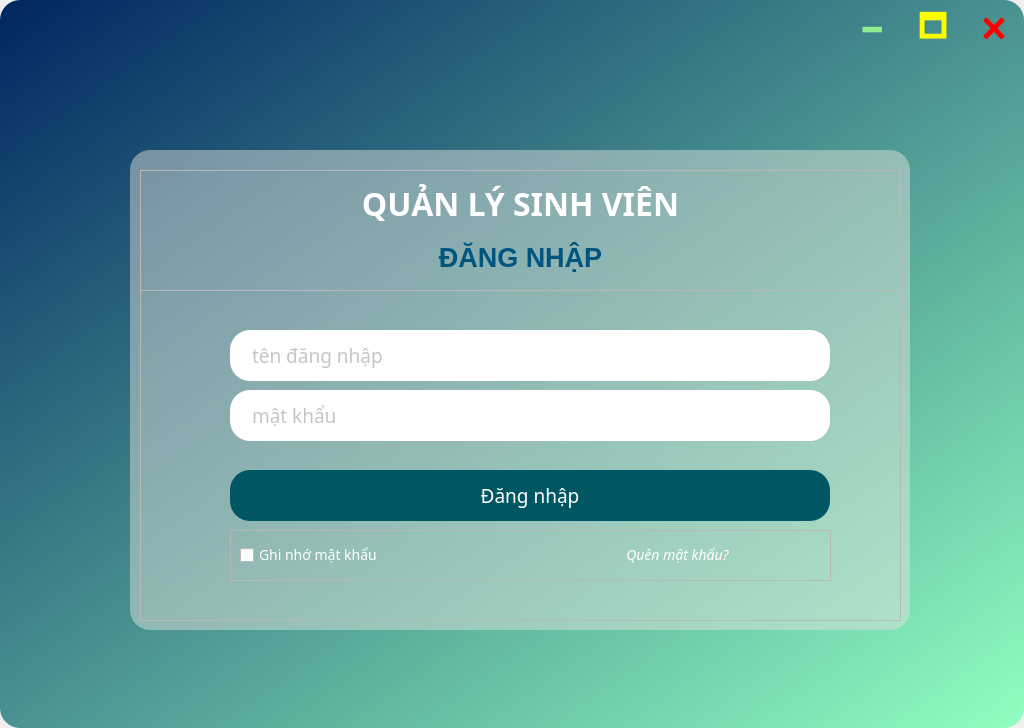
<?xml version="1.0" encoding="UTF-8"?>
<ui version="4.0">
 <class>windowUI_login</class>
 <widget class="QMainWindow" name="windowUI_login">
  <property name="geometry">
   <rect>
    <x>0</x>
    <y>0</y>
    <width>1024</width>
    <height>728</height>
   </rect>
  </property>
  <property name="minimumSize">
   <size>
    <width>1024</width>
    <height>728</height>
   </size>
  </property>
  <property name="maximumSize">
   <size>
    <width>1024</width>
    <height>728</height>
   </size>
  </property>
  <property name="focusPolicy">
   <enum>Qt::NoFocus</enum>
  </property>
  <property name="windowTitle">
   <string>Quản lý sinh viên</string>
  </property>
  <widget class="QWidget" name="centralwidget">
   <property name="styleSheet">
    <string notr="true">QWidget#centralwidget{
background-color: qlineargradient(spread:pad, x1:1, y1:1, x2:0, y2:0, stop:0 #92FFC0, stop:1 #002661);
	border-radius: 20px;
}

QFrame#frame_parent{	
	margin: 10px;
	border-radius: 20px;
	background-color: rgba(225, 228, 221, 120)
}

QLineEdit{
	min-height: 45px;
	border-radius: 20px;
	background-color: #FFFFFF;
	padding-left: 20px;
	color: rgb(140, 140, 140);
}

QLineEdit:hover{
	border: 2px solid rgb(139, 142, 139);
}

QPushButton#pushButton_login{
	min-height: 45px;
	border-radius: 20px;
	background-color: #005662;
	color: #FFFFFF;
}

QPushButton#pushButton_login:hover{
	border: 2px solid rgb(255, 255, 255);
}

QCheckBox{
	font-size: 14px;
	color: #FFFFFF;
}

QLabel{
	color: rgb(95, 94, 108);
}

QPushButton#pushButton_forgot{
	border: 0px;
	font-style: italic;
	font-size: 14px;
	color: #FFFFFF;
}
</string>
   </property>
   <widget class="QFrame" name="frame_bottom">
    <property name="geometry">
     <rect>
      <x>0</x>
      <y>60</y>
      <width>1024</width>
      <height>671</height>
     </rect>
    </property>
    <widget class="QFrame" name="frame_parent">
     <property name="geometry">
      <rect>
       <x>120</x>
       <y>80</y>
       <width>800</width>
       <height>500</height>
      </rect>
     </property>
     <property name="styleSheet">
      <string notr="true"/>
     </property>
     <property name="frameShape">
      <enum>QFrame::StyledPanel</enum>
     </property>
     <property name="frameShadow">
      <enum>QFrame::Raised</enum>
     </property>
     <widget class="QFrame" name="frame_title">
      <property name="geometry">
       <rect>
        <x>20</x>
        <y>30</y>
        <width>761</width>
        <height>121</height>
       </rect>
      </property>
      <property name="frameShape">
       <enum>QFrame::StyledPanel</enum>
      </property>
      <property name="frameShadow">
       <enum>QFrame::Raised</enum>
      </property>
      <layout class="QVBoxLayout" name="verticalLayout">
       <item>
        <widget class="QLabel" name="label_title">
         <property name="font">
          <font>
           <family>Segoe UI Light</family>
           <pointsize>-1</pointsize>
          </font>
         </property>
         <property name="autoFillBackground">
          <bool>false</bool>
         </property>
         <property name="styleSheet">
          <string notr="true">color:rgb(255,255,255);
font-family: 'Segoe UI Light', 'Segoe UI', Arial, sans-serif;
font-size:20px;
</string>
         </property>
         <property name="text">
          <string>&lt;html&gt;&lt;head/&gt;&lt;body&gt;&lt;p align=&quot;center&quot;&gt;&lt;span style=&quot; font-size:24pt; font-weight:600;&quot;&gt;QUẢN LÝ SINH VIÊN&lt;/span&gt;&lt;/p&gt;&lt;/body&gt;&lt;/html&gt;</string>
         </property>
        </widget>
       </item>
       <item>
        <widget class="QLabel" name="label_login">
         <property name="font">
          <font>
           <family>Segoe UI</family>
           <pointsize>20</pointsize>
          </font>
         </property>
         <property name="styleSheet">
          <string notr="true">color:rgb(255,255,255);</string>
         </property>
         <property name="text">
          <string>&lt;html&gt;&lt;head/&gt;&lt;body&gt;&lt;p align=&quot;center&quot;&gt;&lt;span style=&quot; font-weight:600; color:#00557f;&quot;&gt;ĐĂNG NHẬP&lt;/span&gt;&lt;/p&gt;&lt;/body&gt;&lt;/html&gt;</string>
         </property>
        </widget>
       </item>
      </layout>
     </widget>
     <widget class="QFrame" name="frame_2">
      <property name="geometry">
       <rect>
        <x>20</x>
        <y>150</y>
        <width>761</width>
        <height>331</height>
       </rect>
      </property>
      <property name="styleSheet">
       <string notr="true"/>
      </property>
      <property name="frameShape">
       <enum>QFrame::StyledPanel</enum>
      </property>
      <property name="frameShadow">
       <enum>QFrame::Raised</enum>
      </property>
      <widget class="QLineEdit" name="lineEdit_username">
       <property name="geometry">
        <rect>
         <x>90</x>
         <y>40</y>
         <width>600</width>
         <height>51</height>
        </rect>
       </property>
       <property name="font">
        <font>
         <family>Bahnschrift</family>
         <pointsize>14</pointsize>
        </font>
       </property>
       <property name="placeholderText">
        <string>tên đăng nhập</string>
       </property>
      </widget>
      <widget class="QLineEdit" name="lineEdit_password">
       <property name="geometry">
        <rect>
         <x>90</x>
         <y>100</y>
         <width>600</width>
         <height>51</height>
        </rect>
       </property>
       <property name="font">
        <font>
         <family>Bahnschrift</family>
         <pointsize>14</pointsize>
        </font>
       </property>
       <property name="placeholderText">
        <string>mật khẩu</string>
       </property>
      </widget>
      <widget class="QFrame" name="frame_3">
       <property name="geometry">
        <rect>
         <x>90</x>
         <y>240</y>
         <width>601</width>
         <height>51</height>
        </rect>
       </property>
       <property name="frameShape">
        <enum>QFrame::StyledPanel</enum>
       </property>
       <property name="frameShadow">
        <enum>QFrame::Raised</enum>
       </property>
       <layout class="QHBoxLayout" name="horizontalLayout">
        <item>
         <widget class="QCheckBox" name="checkBox_remember">
          <property name="font">
           <font>
            <family>Bahnschrift</family>
            <pointsize>-1</pointsize>
           </font>
          </property>
          <property name="text">
           <string>Ghi nhớ mật khẩu</string>
          </property>
         </widget>
        </item>
        <item>
         <widget class="QPushButton" name="pushButton_forgot">
          <property name="font">
           <font>
            <family>Bahnschrift</family>
            <pointsize>-1</pointsize>
            <italic>true</italic>
           </font>
          </property>
          <property name="text">
           <string>Quên mật khẩu?</string>
          </property>
         </widget>
        </item>
       </layout>
      </widget>
      <widget class="QPushButton" name="pushButton_login">
       <property name="geometry">
        <rect>
         <x>90</x>
         <y>180</y>
         <width>600</width>
         <height>51</height>
        </rect>
       </property>
       <property name="font">
        <font>
         <family>Bahnschrift</family>
         <pointsize>14</pointsize>
        </font>
       </property>
       <property name="text">
        <string>Đăng nhập</string>
       </property>
      </widget>
      <zorder>pushButton_login</zorder>
      <zorder>lineEdit_username</zorder>
      <zorder>lineEdit_password</zorder>
      <zorder>frame_3</zorder>
     </widget>
    </widget>
   </widget>
   <widget class="QFrame" name="frame_top">
    <property name="geometry">
     <rect>
      <x>0</x>
      <y>0</y>
      <width>1021</width>
      <height>60</height>
     </rect>
    </property>
    <property name="styleSheet">
     <string notr="true">QPushButton{
	font-size: 30px;
	font-weight: bold;
}
QPushButton#pushButton_minimize{
	color: lightgreen;
}
QPushButton#pushButton_max{
	color: Yellow;
}
QPushButton#pushButton_close{
	color: red;
}</string>
    </property>
    <layout class="QHBoxLayout" name="frame_top_west">
     <property name="leftMargin">
      <number>0</number>
     </property>
     <property name="topMargin">
      <number>0</number>
     </property>
     <property name="rightMargin">
      <number>0</number>
     </property>
     <property name="bottomMargin">
      <number>0</number>
     </property>
     <item>
      <widget class="QFrame" name="frame_user_2">
       <property name="frameShape">
        <enum>QFrame::NoFrame</enum>
       </property>
       <property name="frameShadow">
        <enum>QFrame::Plain</enum>
       </property>
       <layout class="QHBoxLayout" name="horizontalLayout_37">
        <property name="spacing">
         <number>0</number>
        </property>
        <property name="leftMargin">
         <number>0</number>
        </property>
        <property name="topMargin">
         <number>0</number>
        </property>
        <property name="rightMargin">
         <number>0</number>
        </property>
        <property name="bottomMargin">
         <number>0</number>
        </property>
        <item>
         <widget class="QLabel" name="lab_user_2">
          <property name="font">
           <font>
            <family>Segoe UI Light</family>
            <pointsize>24</pointsize>
           </font>
          </property>
          <property name="styleSheet">
           <string notr="true">color:rgb(255,255,255);</string>
          </property>
          <property name="text">
           <string/>
          </property>
          <property name="alignment">
           <set>Qt::AlignRight|Qt::AlignTrailing|Qt::AlignVCenter</set>
          </property>
         </widget>
        </item>
       </layout>
      </widget>
     </item>
     <item>
      <widget class="QFrame" name="frame_person_2">
       <property name="minimumSize">
        <size>
         <width>55</width>
         <height>55</height>
        </size>
       </property>
       <property name="maximumSize">
        <size>
         <width>55</width>
         <height>55</height>
        </size>
       </property>
       <property name="frameShape">
        <enum>QFrame::NoFrame</enum>
       </property>
       <property name="frameShadow">
        <enum>QFrame::Plain</enum>
       </property>
       <layout class="QHBoxLayout" name="horizontalLayout_36">
        <property name="spacing">
         <number>0</number>
        </property>
        <property name="leftMargin">
         <number>0</number>
        </property>
        <property name="topMargin">
         <number>0</number>
        </property>
        <property name="rightMargin">
         <number>0</number>
        </property>
        <property name="bottomMargin">
         <number>0</number>
        </property>
        <item>
         <widget class="QLabel" name="lab_person_2">
          <property name="maximumSize">
           <size>
            <width>55</width>
            <height>55</height>
           </size>
          </property>
          <property name="text">
           <string/>
          </property>
          <property name="scaledContents">
           <bool>false</bool>
          </property>
          <property name="alignment">
           <set>Qt::AlignCenter</set>
          </property>
         </widget>
        </item>
       </layout>
      </widget>
     </item>
     <item>
      <widget class="QFrame" name="frame_min_2">
       <property name="minimumSize">
        <size>
         <width>55</width>
         <height>55</height>
        </size>
       </property>
       <property name="maximumSize">
        <size>
         <width>55</width>
         <height>55</height>
        </size>
       </property>
       <property name="frameShape">
        <enum>QFrame::NoFrame</enum>
       </property>
       <property name="frameShadow">
        <enum>QFrame::Plain</enum>
       </property>
       <layout class="QHBoxLayout" name="horizontalLayout_32">
        <property name="spacing">
         <number>0</number>
        </property>
        <property name="leftMargin">
         <number>0</number>
        </property>
        <property name="topMargin">
         <number>0</number>
        </property>
        <property name="rightMargin">
         <number>0</number>
        </property>
        <property name="bottomMargin">
         <number>0</number>
        </property>
        <item>
         <widget class="QPushButton" name="pushButton_minimize">
          <property name="maximumSize">
           <size>
            <width>55</width>
            <height>55</height>
           </size>
          </property>
          <property name="toolTip">
           <string>Thu nhỏ</string>
          </property>
          <property name="styleSheet">
           <string notr="true">QPushButton {
	border: none;
	background-color: rgba(0,0,0,0);
}
QPushButton:hover {
	background-color: rgb(0,143,150);
}
QPushButton:pressed {	
	background-color: rgba(0,0,0,0);
}</string>
          </property>
          <property name="text">
           <string>🗕︎</string>
          </property>
          <property name="iconSize">
           <size>
            <width>22</width>
            <height>22</height>
           </size>
          </property>
          <property name="flat">
           <bool>true</bool>
          </property>
         </widget>
        </item>
       </layout>
      </widget>
     </item>
     <item>
      <widget class="QFrame" name="frame_max_2">
       <property name="minimumSize">
        <size>
         <width>55</width>
         <height>55</height>
        </size>
       </property>
       <property name="maximumSize">
        <size>
         <width>55</width>
         <height>55</height>
        </size>
       </property>
       <property name="frameShape">
        <enum>QFrame::NoFrame</enum>
       </property>
       <property name="frameShadow">
        <enum>QFrame::Plain</enum>
       </property>
       <layout class="QHBoxLayout" name="horizontalLayout_33">
        <property name="spacing">
         <number>0</number>
        </property>
        <property name="leftMargin">
         <number>0</number>
        </property>
        <property name="topMargin">
         <number>0</number>
        </property>
        <property name="rightMargin">
         <number>0</number>
        </property>
        <property name="bottomMargin">
         <number>0</number>
        </property>
        <item>
         <widget class="QPushButton" name="pushButton_max">
          <property name="maximumSize">
           <size>
            <width>55</width>
            <height>55</height>
           </size>
          </property>
          <property name="focusPolicy">
           <enum>Qt::StrongFocus</enum>
          </property>
          <property name="toolTip">
           <string>Phóng to</string>
          </property>
          <property name="styleSheet">
           <string notr="true">QPushButton {
	border: none;
	background-color: rgba(0,0,0,0);
}
QPushButton:hover {
	background-color: rgb(0,143,150);
}
QPushButton:pressed {	
	background-color: rgba(0,0,0,0);
}</string>
          </property>
          <property name="text">
           <string>🗖︎</string>
          </property>
          <property name="iconSize">
           <size>
            <width>22</width>
            <height>22</height>
           </size>
          </property>
          <property name="flat">
           <bool>true</bool>
          </property>
         </widget>
        </item>
       </layout>
      </widget>
     </item>
     <item>
      <widget class="QFrame" name="frame_close_3">
       <property name="minimumSize">
        <size>
         <width>55</width>
         <height>55</height>
        </size>
       </property>
       <property name="maximumSize">
        <size>
         <width>55</width>
         <height>55</height>
        </size>
       </property>
       <property name="frameShape">
        <enum>QFrame::NoFrame</enum>
       </property>
       <property name="frameShadow">
        <enum>QFrame::Plain</enum>
       </property>
       <layout class="QHBoxLayout" name="horizontalLayout_34">
        <property name="spacing">
         <number>0</number>
        </property>
        <property name="leftMargin">
         <number>0</number>
        </property>
        <property name="topMargin">
         <number>0</number>
        </property>
        <property name="rightMargin">
         <number>0</number>
        </property>
        <property name="bottomMargin">
         <number>0</number>
        </property>
        <item>
         <widget class="QPushButton" name="pushButton_close">
          <property name="sizePolicy">
           <sizepolicy hsizetype="Minimum" vsizetype="Fixed">
            <horstretch>0</horstretch>
            <verstretch>0</verstretch>
           </sizepolicy>
          </property>
          <property name="maximumSize">
           <size>
            <width>55</width>
            <height>55</height>
           </size>
          </property>
          <property name="toolTip">
           <string>Đóng</string>
          </property>
          <property name="styleSheet">
           <string notr="true">QPushButton {
	border: none;
	background-color: rgba(0,0,0,0);
}
QPushButton:hover {
	background-color: rgb(0,143,150);
}
QPushButton:pressed {	
	background-color: rgba(0,0,0,0);
}</string>
          </property>
          <property name="text">
           <string>🗙︎</string>
          </property>
          <property name="iconSize">
           <size>
            <width>22</width>
            <height>22</height>
           </size>
          </property>
          <property name="flat">
           <bool>true</bool>
          </property>
         </widget>
        </item>
       </layout>
      </widget>
     </item>
    </layout>
   </widget>
  </widget>
 </widget>
 <resources>
  <include location="icons/quanlySinhVien.qrc"/>
 </resources>
 <connections/>
</ui>
